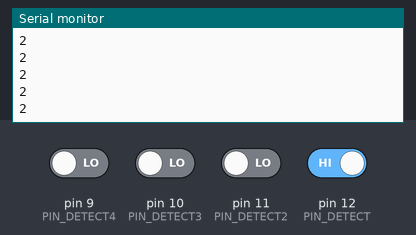
This sketch was run on a simulated Arduino Uno, built with avr-gcc and run on an emulated ATmega328P. Shown: the last lines printed to the serial monitor. The test bench sets the inputs (shaded band); at power-on: pin 12 (PIN_DETECT) HIGH, pin 9 (PIN_DETECT4), pin 10 (PIN_DETECT3), pin 11 (PIN_DETECT2) LOW.

Above: at 1.2 s.
1.3 s: pin 11 (PIN_DETECT2) driven HIGH
At 1.31 s:
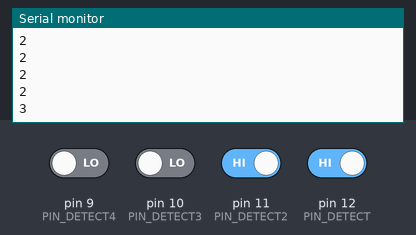
2.8 s: pin 10 (PIN_DETECT3) driven HIGH
At 2.81 s:
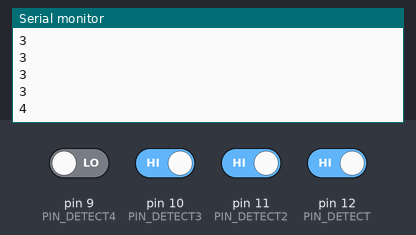
4.3 s: pin 12 (PIN_DETECT) driven LOW
At 4.31 s:
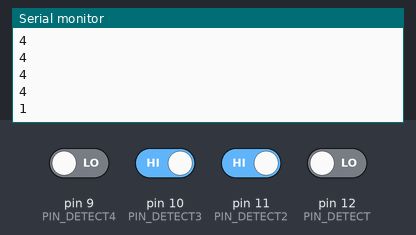
Timing chart, 0 to 7.3 s (numbered marks = the images above; inputs shaded):
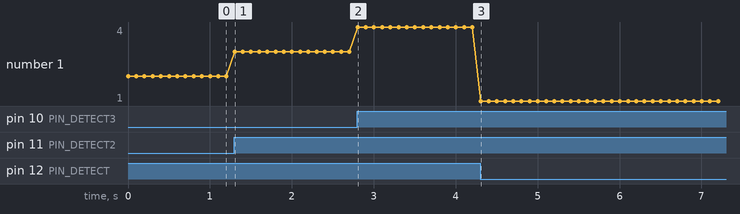

Measured:
- after the input at 1.3 s, the serial monitor: prints a new line at once (image 1)
- after the input at 2.8 s, the serial monitor: prints a new line at once (image 2)
- after the input at 4.3 s, the serial monitor: prints a new line at once (image 3)
- plotted number 1: 2 → 3 after the input at 1.3 s, 3 → 4 after the input at 2.8 s, 4 → 1 after the input at 4.3 s

The sketch:

magicStair.ino
```cpp
#include <IRremote.h>

#define PIN_IR 10
#define PIN_DETECT 12
#define PIN_IR2 9
#define PIN_DETECT2 11
#define PIN_IR3 9
#define PIN_DETECT3 10
#define PIN_IR4 5
#define PIN_DETECT4 9

IRsend irsend;

void setup() {
  Serial.begin(9600);
  pinMode(PIN_DETECT, INPUT);
  pinMode(PIN_DETECT2, INPUT);
  pinMode(PIN_DETECT3, INPUT);
  pinMode(PIN_DETECT4, INPUT);
//  pinMode(PIN_IR, OUTPUT);
//  pinMode(PIN_IR2, OUTPUT);
//  pinMode(PIN_IR3, OUTPUT);
//  pinMode(PIN_IR4, OUTPUT);
//  digitalWrite(PIN_IR, HIGH);
//  digitalWrite(PIN_IR2, HIGH);
//  digitalWrite(PIN_IR3, HIGH);
//  digitalWrite(PIN_IR4, HIGH);
  irsend.enableIROut(38);
  irsend.mark(0);
}

void loop() {
if (digitalRead(PIN_DETECT) == LOW) {
    Serial.print("1");
}
else if (digitalRead(PIN_DETECT2) == LOW) {
    Serial.print("2");
}
else if (digitalRead(PIN_DETECT3) == LOW) {
    Serial.print("3");
}
else if (digitalRead(PIN_DETECT4) == LOW) {
    Serial.print("4");
}
  Serial.println("");
  delay(100);
}
```
